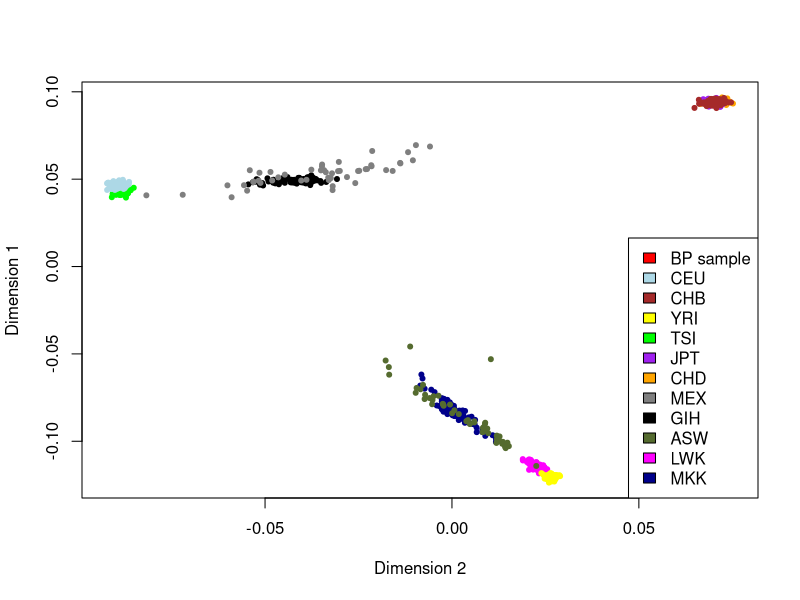

This figure's R source:
mds.cluster = read.csv("res_prueba6/prueba6.mds.csv", header=T)
ur.num = length(mds.cluster$C1) -988
colors = rev(c(rep("red", ur.num), rep("lightblue", 112), rep("brown", 84), 
               rep("yellow", 113),rep("green", 88), rep("purple", 86), 
               rep("orange", 85), rep("grey50", 50), rep("black", 88),
               rep("darkolivegreen", 49), rep("magenta", 90), rep("darkblue", 143))); 

pdf(file="prueba6.mdsplot.pdf",width=7,height=7)
plot(rev(mds.cluster$C2), rev(mds.cluster$C1), col=colors, ylab="Dimension 1", xlab="Dimension 2", pch=20)
legend("bottomright", c("BP sample", "CEU","CHB","YRI", "TSI", "JPT", "CHD", "MEX", "GIH", "ASW","LWK", "MKK"), 
       fill=c("red", "lightblue", "brown", "yellow", "green", "purple", "orange",
                   "grey50", "black", "darkolivegreen", "magenta", "darkblue"))
dev.off()
